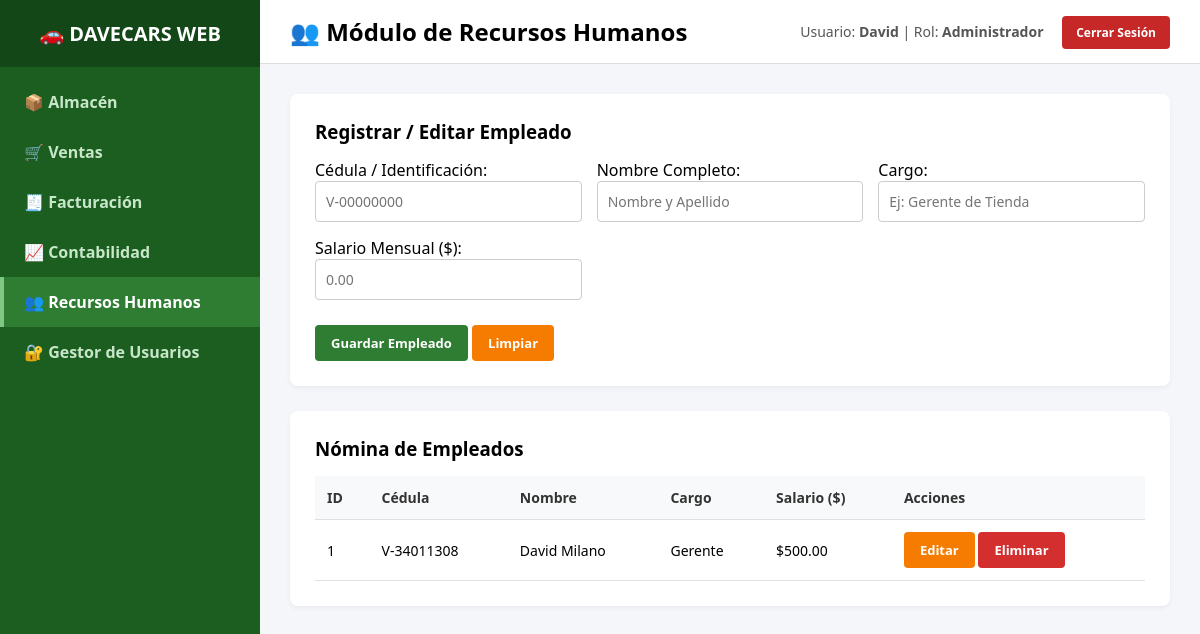
Page /rrhh (signed in) on the committed database.
### tables this page shows
CREATE TABLE rrhh (
            id INTEGER PRIMARY KEY AUTOINCREMENT,
            cedula TEXT UNIQUE NOT NULL,
            nombre TEXT NOT NULL,
            cargo TEXT NOT NULL,
            salario REAL NOT NULL
        );

### app.py (the view)
@app.route("/rrhh")
def rrhh():
    if not verificar_sesion(): return redirect(url_for("login"))
    empleados = query_db("SELECT * FROM rrhh")
    return render_template("rrhh.html", empleados=empleados)

### app.py (called while the page is built)
def get_db():
    db = getattr(g, '_database', None)
    if db is None:
        db = g._database = sqlite3.connect(DATABASE)
        db.row_factory = sqlite3.Row  # Permite acceder a columnas por nombre
    return db

def query_db(query, args=()):
    cur = get_db().execute(query, args)
    rv = cur.fetchall()
    return [dict(row) for row in rv]  # Convierte cada Row en un diccionario

@app.teardown_appcontext
def close_connection(exception):
    db = getattr(g, '_database', None)
    if db is not None:
        db.close()

def verificar_sesion():
    return "usuario" in session

### templates/rrhh.html (shortened to what this page needs)
{% extends "base.html" %}
{% block page_title %}👥 Módulo de Recursos Humanos{% endblock %}
{% block content %}
<div class="card">
    <h3 id="form-title">Registrar / Editar Empleado</h3>
    <form action="{{ url_for('rrhh_guardar') }}" method="POST" class="form-grid">
        <div>
            <label>Cédula / Identificación:</label>
            <input type="text" name="cedula" id="cedula" required placeholder="V-00000000">
        </div>
        <div>
            <label>Nombre Completo:</label>
            <input type="text" name="nombre" id="nombre" required placeholder="Nombre y Apellido">
        </div>
        <div>
            <label>Cargo:</label>
            <input type="text" name="cargo" id="cargo" required placeholder="Ej: Gerente de Tienda">
        </div>
        <div>
            <label>Salario Mensual ($):</label>
            <input type="number" step="0.01" name="salario" id="salario" required placeholder="0.00">
        </div>
        <div style="grid-column: 1 / -1; margin-top: 10px;">
            <button type="submit" class="btn btn-primary">Guardar Empleado</button>
            <button type="button" class="btn btn-warning" onclick="limpiarFormulario()">Limpiar</button>
        </div>
    </form>
</div>
<div class="card">
    <h3>Nómina de Empleados</h3>
    <table>
        <thead>
            <tr>
                <th>ID</th>
                <th>Cédula</th>
                <th>Nombre</th>
                <th>Cargo</th>
                <th>Salario ($)</th>
                <th>Acciones</th>
            </tr>
        </thead>
        <tbody>
            {% for e in empleados %}
            <tr>
                <td>{{ e.id }}</td>
                <td>{{ e.cedula }}</td>
                <td>{{ e.nombre }}</td>
                <td>{{ e.cargo }}</td>
                <td>${{ "%.2f"|format(e.salario) }}</td>
                <td>
                    <button class="btn btn-warning" onclick='editar({{ e|tojson }})'>Editar</button>
                    <a href="{{ url_for('rrhh_eliminar', id=e.id) }}" class="btn btn-danger" onclick="return confirm('¿Eliminar empleado?')">Eliminar</a>
                </td>
            </tr>
            {% else %}
            <tr><td colspan="6">No hay empleados registrados.</td></tr>
            {% endfor %}
        </tbody>
    </table>
</div>
{% endblock %}

### templates/base.html (style rules this page uses)
* { box-sizing: border-box; margin: 0; padding: 0; font-family: 'Segoe UI', Tahoma, Geneva, Verdana, sans-serif; }
body { display: flex; height: 100vh; background-color: #f4f6f9; }
.card { background-color: white; padding: 25px; border-radius: 8px; box-shadow: 0 2px 5px rgba(0,0,0,0.05); margin-bottom: 25px; }
table { width: 100%; border-collapse: collapse; margin-top: 15px; }
th, td { padding: 12px; text-align: left; border-bottom: 1px solid #e0e0e0; font-size: 14px; }
th { background-color: #f8f9fa; color: #333; font-weight: 600; }
.form-grid { display: grid; grid-template-columns: repeat(auto-fit, minmax(200px, 1fr)); gap: 15px; margin-top: 15px; }
input, select { width: 100%; padding: 10px; border: 1px solid #ccc; border-radius: 4px; font-size: 14px; }
.btn { padding: 9px 16px; border: none; border-radius: 4px; font-weight: bold; cursor: pointer; text-decoration: none; display: inline-block; font-size: 13px; }
.btn-primary { background-color: #2e7d32; color: white; }
.btn-warning { background-color: #f57c00; color: white; }
.btn-danger { background-color: #d32f2f; color: white; }

### rows in the picture
rrhh: id "1", cedula "V-34011308", nombre "David Milano", cargo "Gerente", salario "500.00"

### other values in the picture
{{ session.get('usuario') }} "David"
{{ session.get('rol') }} "Administrador"
